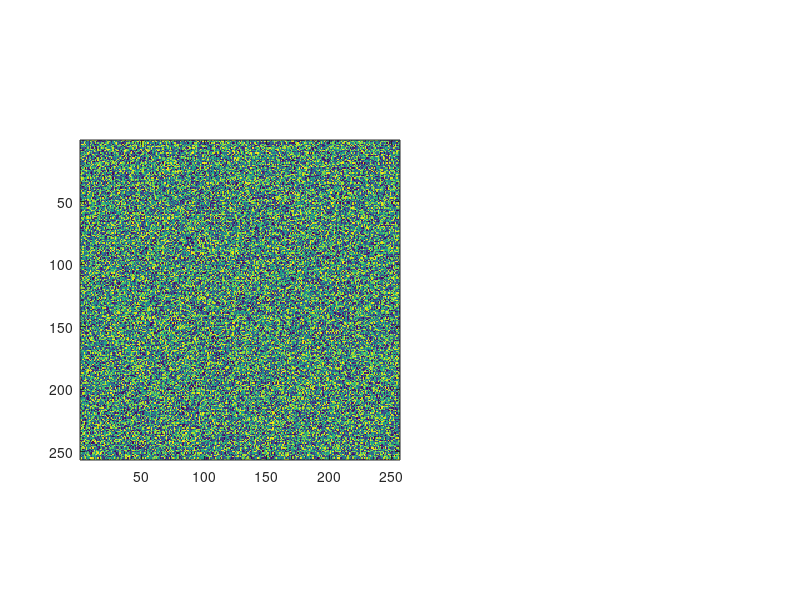

Recreate this plot in MATLAB. (Note: this script raises an error after producing the figure.)
% puprisa_viewChannel
% Jesse Wilson (2010) syrex314@gmail.com
% Duke University
%
% View a single channel
%
% A visualization tool for 3D stacks of images, such as those acquired in
% pump--probe microscopy.
% Shows one slice at a time, and allows user to view the time delay trace
% associated with a selected pixel in the slice. Also allows user to change
% the currently viewed slice
%
% The purpose is to have a tool for visualizing time delay scans at each
% pixel.
%
% X is an n by m by l - element matrix where
% m is the number of pixels in the y-direction
% n is the number of pixels in the x-direction
% p is the number of time delays (the number of image slices)
%
%
% SOMEDAY: make callback stubs for ROI context menu items
% SOMEDAY: implement callbacks for cbar autoscale context menu
% Then clean up this code before going any further...
% TODO : check bounds on ROI movement
% TODO: make ROI tool with uitoolbar()
% consider making ROI an object?
% start work on multiexponential analysis 
% PCA analysis and basis fitting

function puprisa_viewChannel( X, zPos, fileName )
    figure('Name','Channel');
    
    % maximize the window horizontally
    pos = get(gcf,'OuterPosition');
    screenSize = get(0,'ScreenSize');
    pos(1) = screenSize(1);
    pos(3) = screenSize(3);
    set(gcf,'OuterPosition',pos);
    
    % demo mode
    if nargin == 0
        X = demoDataSet();
        Y = demoDataSet();
        [szx, szy, szz] = size(Y);
        zPos = 0.1*(1:szz);
    elseif isstr( X )
        fileName = X;
        [X,Y,zPos] = loadData( fileName ); 
    end
    
    % get dimensions of the stack
    % assume X and Y channels have same dimensions!
    [m,n,p] = size(X);
    
    
    
    clf;
    
    initMenus( gcf );
    
    % set up 4 subplots
    % 1) image for selected time delay
    % 2) delay trace for selected pixel
    % 3) alternate channel image
    % 4) unused
    
    ik = 1; % ik is slice
    setappdata(gcf,'currentSlice',ik);

    
    axes('Position',[0.1,0.1,0.4,0.8]);
    hImageAxes = gca();
    axXChanImage = gca();
    im = imagesc(X(:,:,ik));
    set(im,'Tag','theImage');
    axis square;
    %colormap(cmap(256,[0,0.8,0],[0,0,0],[1,0.0,0.2]));
    %colormap(cmap(256,[0.5,0.5,1],[0,0,1],[0,0,0],[1,0,0],[1,0.5,0.5]));
    colormap(cmap(256,[0,1,1],[0,0,1],[0,0,0],[1,0,0],[1,1,0]));
    initColorBar( axXChanImage, 'imageStackX' );

    set(gca,'YDir','normal');
    set(gca,'Tag','imageAxes');
    setappdata(gcf,'imageStackX', X);
    setappdata(gcf,'zPos',zPos);
    
    if nargin == 3
        title(fileName,'interp','none');
        setappdata(gcf,'fileName',fileName);
    else
        title('viz3dStack');
    end
    
    axes('Position',[0.55,0.1,0.4,0.8],'tag','axTransient');
    setappdata(gcf,'zPos',zPos);
    hTransientAxes = gca();
    
    
    
    % set up controls for region of interest
    newROI(hImageAxes,im, hTransientAxes);
    newROI(hImageAxes,im, hTransientAxes);

     

   
    % set up scroll wheel fn to be able to flip between slices
    set(gcf,'WindowScrollWheelFcn', @scroll_wheel);
    
    % attempt auto-clim
    % take the biggest difference between mean and zero
    m = mean(X(:))
    s = 4*std(X(:))
    %s = max(abs(X(:)));
    set(hImageAxes,'clim', [-1,1]*max( [abs(m+s),abs(m-s)] ));
    
end

%--------------------------------------------------------------------------
% INITIALIZATION ROUTINES
%
function newROI( hImageAxes, hImage, hLineoutAxes )
    % set up controls
    % assumes ROI goes in the current figure
    
    % get relevant app data
    t  = getappdata(gcf,'zPos');
    X  = getappdata(gcf,'imageStackX');
    [m,n,p] = size(X);

    ik = getappdata(gcf,'currentSlice');
    
        
    % get roi array and find out this ROI's index
    ROIs = getappdata(gcf,'ROIs');
    ROI.index = 1+length(ROIs)

    
    % a crosshair with point in the middle
    axes(hImageAxes);
    
    % initial pixel and delay
    % center pixel,
    % first delay slice
    ii = round(n/2);
    ij = round(m/2);
    setappdata(gcf,'roiCenter',[ii,ij]);

    lCrossXHL = line([0,0],[0,0],'Color','white','LineWidth',1.5);
    lCrossX = line(xlim(), [0,0]+ij, 'Color', [0,0,1],'Tag','lCrossX','LineWidth',0.5);
    hl = linkprop([lCrossX,lCrossXHL],{'XData','YData'});
    set(lCrossX,'UserData',hl);
    
    lCrossYHL = line([0,0],[0,0],'Color','white','LineWidth',1.5);
    lCrossY = line([0,0]+ii, ylim(), 'Color', [0,0,1],'Tag','lCrossY','LineWidth',.5);
    hl = linkprop([lCrossY,lCrossYHL],{'XData','YData'});
    set(lCrossY,'UserData',hl);
    
    lCrossCenter = line( ii, ij, 'Color',[0,0,1], 'Marker','o',...
        'ButtonDownFcn',@buttonDown_moveRoi,...
        'Tag','lCrossCenter','UIContextMenu',getappdata(gcf,'cmnuROI'));
    
    % label this UI item with the ROI index
    setappdata(lCrossCenter,'iROI',ROI.index);
    
    setappdata(gcf,'ROImode','box'); % may be either box or pixel
    
    % highlight box under ROI box 
    lRoiBoxHL = line([0,0,0,0,0],[0,0,0,0,0],'Color','white','LineWidth',1.5);
    
    % a box around the ROI
    roiWidth = 20;
    roiHeight = 8;
    setappdata(gcf,'roiBox', [roiWidth, roiHeight]);
    lRoiBox = line( [ii-roiWidth/2, ii-roiWidth/2, ...
                     ii+roiWidth/2, ii+roiWidth/2, ii-roiWidth/2],...
                    [ij-roiHeight/2, ij+roiHeight/2, ...
                     ij+roiHeight/2, ij-roiHeight/2, ij-roiHeight/2],...
                 'Color', [1,1,1], 'Tag','lRoiBox','LineWidth',0.5 );
             
    % linke ROI box with its underlying hightlight box
    hl = linkprop( [lRoiBox,lRoiBoxHL], {'XData','YData'});
    set(lRoiBox,'UserData',hl); % store link in userdata
                     
    set(hImage,'ButtonDownFcn',{@(s,e)buttonDown_moveRoi(s,e,ROI.index)});
    
    lRoiBoxCorner = line( ii+roiWidth/2, ij-roiHeight/2, 'Color',[1,1,1],'Marker','o',...
        'Tag','lRoiBoxCorner','ButtonDownFcn', @buttonDown_resizeRoi );
    setappdata(lRoiBoxCorner,'iROI',ROI.index);

    
    % set up line to display the ROI
    y = squeeze(X(ii,ij,:));
    axes( hLineoutAxes );
    lTransient = line(t,y,'Tag','lTransient','Marker','.');
    line(t,0*t,'Color','k','LineStyle','--');
    xlim([min(t),max(t)]);
    xlabel('Pump--probe delay (ps)');
    ylabel('Probe transient absorption (\mu V)');
    lTimeSliceMark = line( [1,1]*t(ik), ...
        get(hLineoutAxes,'ylim'),...
        'color','green', 'tag','lTimeSliceMark');
    
    % gather all relevant data into a roi structure
    ROI.center = [ii,ij];
    ROI.box = [roiWidth, roiHeight];
    ROI.mode = 'box';
    ROI.lCrossX = lCrossX;
    ROI.lCrossY = lCrossY;
    ROI.lCrossCenter = lCrossCenter;
    ROI.lBox = lRoiBox;
    ROI.lBoxCorner = lRoiBoxCorner;
    ROI.lTransient = lTransient;

    % add this ROI
    
    if isempty(ROIs)
        clear ROIs;
    end
    
    
    ROIs(ROI.index) = ROI;
    
    % save the ROIs
    setappdata(gcf,'ROIs',ROIs);
    
end

function removeROI( ROIIndex )
    
    % get the ROI structure array
    ROIs = getappdata(gcf,'ROIs');
    
    ROI = ROIs(ROIIndex);

    % delete lines belonging to the element in question
    delete(ROI.lCrossX);
    delete(ROI.lCrossY);
    delete(ROI.lCrossCenter);
    delete(ROI.lBox);
    delete(ROI.lBoxCorner);
    delete(ROI.lTransient);
    
    
    switch ROIIndex 
        case length( ROIs )
            % special case: last element
            ROIs = ROIs(1:(end-1));
        case 1
            % special case: first element
            ROIs = ROIs(2:end);
        otherwise
            % remove a middle element
            ROIs = [ROI(1:(ROIIndex-1)), ROIs((ROIIndex+1):end)];
    end
    
    % re-index the ROIs
    % and update functoin handles to work with the correct index
    for iROI = 1:length(ROIs)
        ROIs(iROI).index = iROI;
        
        % set iROI of UI elements so we can tell which ROI was clicked on
        setappdata(ROIs(iROI).lCrossCenter,'iROI', iROI);
        setappdata(ROIs(iROI).lBoxCorner,'iROI', iROI);
    end
    
    % save the new ROI array
    setappdata(gcf,'ROIs',ROIs);
    
    % re-draw
    updateCursor();
end


% set up colorbar for axis and its associated image stack data
function  initColorBar( ax, appDataTag_imageStack )
    % ensure requested axis is current
    if gca ~= ax
        axes( ax )
    end
    
    cb = colorbar('Location','WestOutside');
    drawnow;
    cbpos = get(cb,'position');
    cbpos = cbpos - [0.1,0,0,0];
    set(cb,'position',cbpos);
    
    % set up callbacks for colorbar
    %set(cb,'ButtonDownFcn',@(src,evt) buttonDown_colorbar( src,evt,ax,  appDataTag_imageStack) );
    h = uicontextmenu();
    uimenu(h,'Label','Autoscale whole stack','Callback',@mnuAutoScaleStack);
    uimenu(h,'Label','Autoscale individual slices');
    uimenu(h,'Label','Manual scale...');
    uimenu(h,'Label','Zero-balanced symmetric autoscale','Separator','on',...
        'Checked','on');
    uimenu(h,'Label','Full autoscale','Separator','on');
    uimenu(h,'Label','Histogram std. dev. autoscale...','Checked','on');
    
    set(cb,'UIContextMenu',h);
end

% menu initialization
function initMenus( fig )
    % sets up menus in the figure
    f = uimenu('Label','ImageAnalysis');
    uimenu(f,'Label','Open Image Stack...','Callback',@mnuOpenImageStack);
    uimenu(f,'Label','Histogram...','Callback',@mnuShowHistogram);
    uimenu(f,'Label','Multiexponential fit...','Callback',@mnuMultiexpFit);
    uimenu(f,'Label','Principal component composite image...','Callback',@mnuPCA);
    uimenu(f,'Label','Principal component cluster analysis...','Callback',@mnuPCAClusters);
    uimenu(f,'Label','K-clustering analysis...','Callback',@mnuPCAClusters2);
    uimenu(f,'Label','SVD de-noise...','Callback',@mnuSVDdeNoise);
    uimenu(f,'Label','Print stack on page...','Callback',@mnuPrintStack);
    uimenu(f,'Label','Subract background value...','Callback',@mnuBgSubtract);
    uimenu(f,'Label','Auto background','Callback',@mnuBgSubtractAuto);
    uimenu(f,'Label','Export stack','Callback',@mnuExportStack);
    uimenu(f,'Label','Export animated GIF','callback',@mnuExportGIF);
    uimenu(f,'Label','Export image stack to workspace...',...
        'callback',@mnuExportToWorkspace);
    
    % context menu for ROI
    cmnuROI = uicontextmenu();
    uimenu(cmnuROI,'Label','New ROI', 'Callback', @mnuNewROI);
    uimenu(cmnuROI,'Label','Delete ROI', 'Callback', @mnuRemoveROI);
    uimenu(cmnuROI,'Label','Color...','Callback',@mnuSetROIColor);
    uimenu(cmnuROI,'Label','Label...');
    setappdata(fig,'cmnuROI',cmnuROI);

end


%==========================================================================
% CALLBACK FUNCTIONS
%
function buttonDown_colorbar( src,evt,ax,  appDataTag_imageStack )
    disp('clicked on color bar!');
end

function scroll_wheel(src,evnt )
    ik = getappdata(gcbf,'currentSlice') + evnt.VerticalScrollCount;
    
    X = getappdata(gcbf,'imageStackX');
    [m,n,p] = size(X);
    
    Y = getappdata(gcbf,'imageStackY');
    
    if ik < 1
        ik = 1;
    elseif ik > p
        ik = p;
    end
    
    setappdata(gcbf,'currentSlice', ik);
    
    h = findobj(gcf,'Tag','imageAxes');
    
    if gca ~= h
        axes(h);
    end
    
    fn = getappdata(gcf,'fileName');
    title([fn, num2str(ik)],'interp','none');
    
    
    im = findobj(gcbf,'Tag','theImage');
    set(im,'CData', X(:,:,ik));
    
    if ~isempty(Y)
        im = findobj(gcbf,'Tag','imY');
        set(im,'CData', Y(:,:,ik));
    end
    
    lTimeSliceMark = findobj(gcf,'Tag','lTimeSliceMark');
    t = getappdata(gcbf,'zPos');
    axTransient = findobj(gcf,'Tag','axTransient');
    set(lTimeSliceMark,'xdata',[0,0]+t(ik),'ydata',get(axTransient,'ylim'));
    
    
    drawnow;
end

function buttonDown_moveRoi(src,evnt )
% src - the object that is the source of the event
% evnt - empty for this property
    sel_typ = get(gcbf,'SelectionType');
    
    % get ROI struct array
    ROIs = getappdata(gcbf,'ROIs');
    
    % which ROI?
    ROIindex = getappdata(src,'iROI');
    
    % get the ROI that was selected
    ROI = ROIs(ROIindex);

    switch sel_typ
        case 'normal'
            % single click with left button-- track mouse motions
            set(gcf,'WindowButtonMotionFcn',{@(s,e)buttonMotion_moveRoi(s,e, ROI)});
            set(gcf,'WindowButtonUpFcn',@button_up);
        case 'open'
            % double-click -- toggle ROI mode
            % needs to be fixed
            switch ROI.mode
                case 'box'
                    ROI.mode = 'point';
                case 'point'
                    ROI.mode = 'box';
                otherwise % invalid mode-- change back to 'point'
                    disp(['invalid ROI mode: ', ROI.mode, ' -- changing back to point']);
                    ROI.mode = 'point';
            end
            
            % update the ROI structure in appdata
            ROIs(ROIindex) = ROI;
            setappdata(gcbf,'ROIs', ROIs);
            
            % refresh the display after changing ROI mode
            updateCursor();
        case 'extend' % shift click -- make a new ROI
           newROI(findobj(gcbf,'Tag','imageAxes'),...
                findobj(gcbf,'Tag','theImage'),...
                findobj(gcbf,'Tag','axTransient'));

            updateCursor();
    end
end

function buttonMotion_moveRoi(src,evnt, ROI)
    % find out where mouse is
    cp = get(gca,'currentPoint');
    ii = round(cp(1,1));
    ij = round(cp(1,2));
    
    
    ROIs = getappdata(gcbf,'ROIs');
    ROI.center = [ii,ij];
    ROIs(ROI.index) = ROI;
    setappdata(gcbf,'ROIs', ROIs);
    
    updateCursor();
   
end

% buttonDown_resizeRoi()
% Called when user clicks on ROI corner handle to resize.
function buttonDown_resizeRoi(src,evnt )
% src - the object that is the source of the event
% evnt - empty for this property
   sel_typ = get(gcbf,'SelectionType');
   
    % which ROI?
    ROIindex = getappdata(src,'iROI');
    
   
    % get ROI struct array
    ROIs = getappdata(gcbf,'ROIs');
    
    % get the ROI that was selected
    ROI = ROIs(ROIindex);

   switch sel_typ 
      case 'normal'
         set(gcf,'WindowButtonMotionFcn',{@(s,e)buttonMotion_resizeRoi(s,e, ROI)});
         set(gcf,'WindowButtonUpFcn',@button_up);
   end
end

function buttonMotion_resizeRoi(src,evnt, ROI)
    % calculate new width and height
    roiCenter = ROI.center;
    iCenter = roiCenter(1);
    jCenter = roiCenter(2);
    cp = get(gca,'currentPoint');
    ii = round(cp(1,1));
    ij = round(cp(1,2));
    
    roiWidth = 2*(ii-iCenter);
    roiHeight = -2*(ij-jCenter);
    
    % check bounds
    if roiWidth < 1
        roiWidth = 1;
    end
    if roiHeight < 1
        roiHeight = 1;
    end
    
    roiBox = [roiWidth, roiHeight];
    ROI.box = roiBox;
    
    % save the new ROI
    ROIs = getappdata(gcbf,'ROIs');
    ROIs(ROI.index) = ROI;
    setappdata(gcbf,'ROIs',ROIs);

    updateCursor();
end

function button_up(src,evnt)
    set(gcf,'WindowButtonMotionFcn','');
end

%==========================================================================
% MENU CALLBACKS
%

% Main (top) menu callbaks
function mnuAutoScaleStack(src, evt)
    get(get(get(src,'Parent'),'Parent'))
end

function mnuSVDdeNoise( src, evt )
    % perform principle component analysis,
    % keeping only the first N principal components!
    
    % ask how many components to retain
    prompt = {'Number of principal components to retain:'};
    dlg_title = 'SVD de-noise parameters';
    num_lines = 1;
    def = {'3'};
    answer = inputdlg(prompt,dlg_title,num_lines,def);
    nPCs = str2num(answer{1});
    if isempty(nPCs)
        error('invalid entry');
    end
    
    % get the image stack
    X = getappdata( gcbf, 'imageStackX' );
    
    
    
    % reshape to a list of delay scans
    [nrows,ncols,ndelays] = size(X);
    delayScans = zeros(nrows*ncols, ndelays);
    for irow = 1:nrows
        minIndex = (irow-1)*ncols+1;
        maxIndex = (irow)*ncols;
        delayScans( minIndex:maxIndex, : ) = squeeze(X( irow, 1:ncols, : ));
    end
    
    
    [U,S,V] = svd( delayScans, 0 );
    size(U)
    size(S)
    size(V)
    
    s = diag(S);
    
    sumPCStack = zeros(nrows, ncols, ndelays);
    
    %nPCs = 3;
    
    for iPC = 1:nPCs
        % make a matrix of this principal component
        PC_mtrx = permute(repmat( V(:,iPC), [1,nrows,ncols]),[2,3,1]);
    
        % project the image stack onto this principal component
        PCImage = sum(X.*PC_mtrx ,3);
        
        % add it to the sum image
        sumPCStack = sumPCStack + repmat(PCImage,[1,1,ndelays]).*PC_mtrx;
        
    end
    
    % save back in main image
    setappdata (gcbf,'imageStackX', sumPCStack);
    
    src= [];
    evnt.VerticalScrollCount = -1;
    scroll_wheel(src,evnt);
    
end

function mnuPCAClusters2( src, evt )
    % get the image stack
    X = getappdata( gcbf, 'imageStackX' );    
    
    % reshape to a list of delay scans
    [nrows,ncols,ndelays] = size(X);
    delayScans = zeros(nrows*ncols, ndelays);
    for irow = 1:nrows
        minIndex = (irow-1)*ncols+1;
        maxIndex = (irow)*ncols;
        delayScans( minIndex:maxIndex, : ) = squeeze(X( irow, 1:ncols, : ));
    end
    
    % pick the strongest n signal points
    nStrongestSignals = 5000;
    strengths = sum(abs(delayScans),2);
    [b,ii] = sort(strengths,'Descend');

    delayScans = delayScans( ii(1:nStrongestSignals), : );
    delayScanSums = repmat(sum(abs(delayScans),2),[1,ndelays]);
    %delayScans = delayScans ./ delayScanSums;
    

    
    [pc, zscores, pcvars] = princomp(delayScans);
    figure('name','princomp');
    scatter(zscores(:,1), zscores(:,2));
    
    %pcclusters = clusterdata(delayScans,2);
    pcclusters = kmeans(delayScans,2);
    gscatter(zscores(:,1), zscores(:,2), pcclusters);
    
    figure
    foo = zeros(1,nrows*ncols);
    foo(ii(pcclusters == 3)) = 1;
    img = reshape(foo,[nrows,ncols]);
    imagesc(img);
end 

function mnuPCAClusters(src, evt)
    
    % perform principle component analysis,
    
    % get the image stack
    X = getappdata( gcbf, 'imageStackX' );    
    
    % reshape to a list of delay scans
    [nrows,ncols,ndelays] = size(X);
    delayScans = zeros(nrows*ncols, ndelays);
    for irow = 1:nrows
        minIndex = (irow-1)*ncols+1;
        maxIndex = (irow)*ncols;
        delayScans( minIndex:maxIndex, : ) = squeeze(X( irow, 1:ncols, : ));
    end
    
    puprisa_clusterAnalysis( delayScans );
    
    
end

function mnuPCA( src, evt )
    % open dialog to prompt user where to get PCs from,
    % and then show image, with layers of selectable colors for PCs
    % autoscale should have separate scales for each PC
    % perhaps give multiple views, allowing selection of PCs in each view
    
    X = getappdata(gcbf,'imageStackX');
    puprisa_componentImage( X );
    
end

function mnuOpenImageStack( src, evt )
    % prompt user for an image stack to load
    
    % recall working directory
    wd = getappdata(gcbf,'workingDirectory');
    
    % or use MATLAB's working directory if none has been set yet
    if isempty(wd)
        wd = pwd;
    end
    
    [fileName, pathName] = uigetfile([wd,'\*.dat'],...
        'Select a ScanImage Stack' );
    
    if ~isequal(fileName,0)
        % if not canceled, load the file
        [X,Y, zPos] = loadData([pathName,'\',fileName]);
        
        % remember the working directory for later
        setappdata(gcbf,'workingDirectory',pathName);
        
        if ~isempty(X)
            % restart this program with the new data
            puprisa_viewChannel( X, Y, zPos, fileName ) ;
        end
    end
end

function mnuShowHistogram( src, evt)
    % show histogram of image stack
    % display distribution of pixel intensity values
    X = getappdata( gcbf, 'imageStackX' );
    figure('Name','histogram');
    hist(X(:),100);
    xlabel('Value');
    ylabel('Pixel count');
end

function mnuMultiexpFit(src, evt)
    % perform a multiexponential fit of the currently-displayed time series
    
    % open dialog to prompt for:
    % - min/max time
    % - no. exponentials
    % - initial guess (implement this later?)
    prompt = {'Min probe delay (ps):','Max probe delay (ps):', 'No. exponentials'};
    dlg_title = 'Parameters for multi-exponential fit';
    num_lines = 1;
    def = {'0.3', 'Inf', '2'};
    answer = inputdlg(prompt,dlg_title,num_lines,def);
    
    % parse user input
    minDelay = str2num( answer(1) );
    maxDelay = str2num( answer(2) );
    nExp     = str2num( answer(3) );
    
    % check for valid inputs
    if( isempty(minDelay) || isempty(maxDelay) || isempty(nExp) )
        error('Invalid inputs to multiexponential fit');
    end
    
    % !!! BOOKMARK
    % call the exponential fitting routine
    
    % then plot the results
    
end

function mnuPrintStack(src,evt)
    
    % get the data
    X = getappdata(gcbf,'imageStackX');
    axes(findobj(gcbf,'Tag','imageAxes'));
    climits = get(gca,'clim');
    cm = colormap();
    
    
    [~,~,nSlices] = size(X);

    % first figure out row/column break-down
    nPanels = nSlices;
    ff = factor(nPanels);
    if length(ff) == 1
        nPanels = nPanels + 1;
        ff = factor(nPanels);
    end
    
    nCols = ff(end);
    nRows = nPanels / ff(end);
    
    figure('Name','Stack layout');
    for iSlice = 1:nSlices
        subplot(nRows, nCols, iSlice);
        imagesc(X(:,:,iSlice));
        colormap(cm);
        set(gca,'clim',climits);
        grid on;
    end
    
    
    % eventually replace subplot() with my own pixel-based positioning
    
end

function mnuBgSubtract( src, evt )
    % ask for constant background level
    prompt = {'Background level:'};
    dlg_title = 'Constant background offset correction';
    num_lines = 1;
    def = {'0.00'};
    answer = inputdlg(prompt,dlg_title,num_lines,def);
    bg = str2num(answer{1});
    if isempty(bg)
        error('invalid entry');
    end
    
    % get the image stack and subtract background
    X = getappdata( gcbf, 'imageStackX' );
    X = X - bg;
    setappdata( gcbf, 'imageStackX', X );
    
    % refresh the image
    im = findobj(gcbf,'Tag','theImage');
    ik = getappdata(gcf,'currentSlice');
    set(im,'CData', X(:,:,ik));
    drawnow;
    
    disp('subtracted')
    
end

function mnuBgSubtractAuto( src, evt )
    % get the image stack
    X = getappdata( gcbf, 'imageStackX' );
    
    % background from average of first and last slices
    Xbg = X(:,:,[1,end]);
    bg = sum(Xbg(:)) / length(Xbg(:));
    
    X = X - bg;
    setappdata( gcbf, 'imageStackX', X );
end

% ROI context menu callbacks
function mnuNewROI( src, evt )
    newROI(findobj(gcbf,'Tag','imageAxes'),...
                    findobj(gcbf,'Tag','theImage'),...
                    findobj(gcbf,'Tag','axTransient'));
end

function mnuRemoveROI( src, evt )
    iROI = getappdata(gco,'iROI');
    
    removeROI( iROI );
    
end

function mnuSetROIColor( src, evt )
    % pick a new color
    c = uisetcolor(gco);
    
    iROI = getappdata(gco,'iROI');
    ROIs = getappdata(gcbf,'ROIs');
    
    ROI = ROIs(iROI);
    hColoredObjs = [ ...
        ROI.lCrossX, ...
        ROI.lCrossY, ...
        ROI.lCrossCenter, ...
        ROI.lBox, ...
        ROI.lBoxCorner, ...
        ROI.lTransient ];
    
    for iObj = 1:length(hColoredObjs)
        set(hColoredObjs,'Color',c);
    end
    
    drawnow;
    
    
end

%==========================================================================
% DATA DISPLAY/REFRESH/DRAWING
%
% These routines update the various displays of the data
function updateCursor()
    % get ROI structure
    ROIs = getappdata(gcf,'ROIs');
    nROIs = length(ROIs);
    
    minVal = inf;
    maxVal = -inf;
    
    for iROI = 1:nROIs
        ROI = ROIs(iROI);
        
    % get relevant handles
    lCrossX = ROI.lCrossX;
    lCrossY = ROI.lCrossY;
    lCrossCenter = ROI.lCrossCenter;
    lRoiBox = ROI.lBox;
    lRoiBoxCorner = ROI.lBoxCorner;
    lTransient = ROI.lTransient;
    ROImode = ROI.mode;
    roiCenter = ROI.center;
    roiBox = ROI.box;


    ii = roiCenter(1);
    ij = roiCenter(2);
    
    % find out whether we operate a boxed ROI or a single pixel
    
    
    switch ROImode
        case 'box'
            % ensure box is all visible
            set(lRoiBox,'visible','on');
            set(lRoiBoxCorner,'visible','on');
        case 'point'
            % hide box, leave only center point
            set(lRoiBox,'visible','off');
            set(lRoiBoxCorner,'visible','off');
        otherwise
            error(['Invalide ROI mode: ', ROImode]);
    end
    
    % update cursor
    set(lCrossX,'ydata',[0,0]+ij);
    set(lCrossY,'xdata',[0,0]+ii);
    set(lCrossCenter,'xdata',ii,'ydata',ij);
    
    % update ROI box
    
    roiWidth = roiBox(1);
    roiHeight = roiBox(2);
    set(lRoiBox,'xdata',[ii-roiWidth/2, ii-roiWidth/2, ...
                     ii+roiWidth/2, ii+roiWidth/2, ii-roiWidth/2]);
    set(lRoiBox,'ydata',[ij-roiHeight/2, ij+roiHeight/2, ...
                     ij+roiHeight/2, ij-roiHeight/2, ij-roiHeight/2]);
                 
    set(lRoiBoxCorner,'xdata',ii+roiWidth/2, 'ydata', ij-roiHeight/2);
                    
    % redraw decay curve on right
    X = getappdata(gcbf, 'imageStackX');
    
    % find lineout of selected region (or pixel)
    switch ROImode
        case 'box'
            % find X within ROI box
            iLower = round(ii - roiWidth/2);
            iUpper = round(ii + roiWidth/2);
            jLower = round(ij - roiHeight/2);
            jUpper = round(ij + roiHeight/2);

            % bound checking
            % do this later-- be careful for now
            Xroi = X(  jLower:jUpper,iLower:iUpper, : );
            XroiSum = squeeze(sum(sum(Xroi,1),2));
            lineout = XroiSum /((jUpper-jLower)*(iUpper-iLower)); % normalize
        case 'point'
            % find transient lineout under point ROI
            Xroi = squeeze(X(ij,ii,:));
            lineout = Xroi;
    end
    
    % record min/max values
    if( max(lineout) > maxVal )
        maxVal = max(lineout);
    end
    if( min(lineout) < minVal )
        minVal = min(lineout);
    end
    
    %set(lTransient,'YData', squeeze(X(ij,ii,:)));
    set(lTransient,'YData', lineout);
    
    lTimeSliceMark = findobj(gcf,'Tag','lTimeSliceMark');
    axTransient = findobj(gcf,'Tag','axTransient');
    %set(axTransient,'ylim',[min(lineout),max(lineout)]);
    set(lTimeSliceMark,'ydata',[minVal,maxVal]);
    
    end
    drawnow;
    
end

function X = demoDataSet()
    % demo dataset: random noise multiplied by exp. decay in the time
    % domain
    m = 256; n = 256; p = 32;
    
    X = rand( m, n, p );
    
    decay = exp(-(1:p)/20);
    
    decay = repmat(reshape(decay,1,1,p),[m,n,1]);
    
    X = X.*decay;
end


function [X,Y, zPos] = loadData( fileName )
    hAxImage = findobj(gcf,'Tag','imageAxes');

    slices = readImageStack( fileName, hAxImage );
    
    
    % allocate image array
    [mx,nx] = size(slices(1).imageData{1});
    p = length(slices);
    X = zeros(mx,nx,p);
    
    if length(slices(1).imageData) > 1
        [my,ny] = size(slices(1).imageData{2});
        Y = zeros(my,ny,p);
    else
        Y = [];
    end

    
    % just pull out x-channel data for now
    for iSlice = 1:length(slices)
        X(:,:, iSlice) = slices(iSlice).imageData{1};
        if ~isempty(Y)
            Y(:,:, iSlice) = slices(iSlice).imageData{2};
        end
    end
    
    zPos = [slices.posZ];
end

function mnuExportStack(evt,obj)
    stack = getappdata(gcbf,'imageStackX');
    clim = get(findobj(gcbf,'Tag','imageAxes'),'clim');
    
    % subtract offset
    stack = stack - clim(1);
    
    % scale
    stack = stack / (clim(2)-clim(1));
    
    % truncate at 0-255
    stack( stack < 0 ) = 0;
    stack( stack > 1 ) = 1;
    
    [nrows,ncols,nslices] = size(stack);
    
    for iSlice = 1:nslices
        imwrite(stack(:,:,iSlice),['foo_',num2str(iSlice),'.tif'],'tif');
    end
        
    
end

function mnuExportGIF(evt,obj)
    stack = getappdata(gcbf,'imageStackX');
    clim = get(findobj(gcbf,'Tag','imageAxes'),'clim');
    cm = colormap();
    % subtract offset
    stack = stack - clim(1);
    
    % scale
    stack = 255*stack / (clim(2)-clim(1));
    
    % truncate at 0-255
    stack( stack < 0 ) = 0;
    stack( stack > 255 ) = 255;
    
    [nrows,ncols,nslices] = size(stack);
    
    gifStack = zeros(nrows,ncols,1,2*nslices);
    ff = figure(50);
    colormap(cm);
    for iSlice = 1:nslices
        gifStack(:,:,1,iSlice) = stack(:,:,iSlice);
        imagesc(stack(:,:,iSlice));
        drawnow;
    end
    
    for iSlice = 1:nslices
        gifStack(:,:,1,(nslices+iSlice)) = stack(:,:,(nslices-iSlice+1));
        imagesc(stack(:,:,iSlice));
        drawnow;
    end
    
    imwrite(gifStack,cm,['exported','.gif'],'gif',...
        'DelayTime',0,'LoopCount',Inf);
        
    close(ff);
end

function mnuExportToWorkspace( evt, obj )
    % export image stack to workspace variable specified by user
    
    % prompt user for variable:
    varName = inputdlg('Variable name for export:',...
        'Export image stack', 1, {'X'});
    
    stack = getappdata(gcbf,'imageStackX');
    
    assignin('base',varName{1},stack);
    
    
end